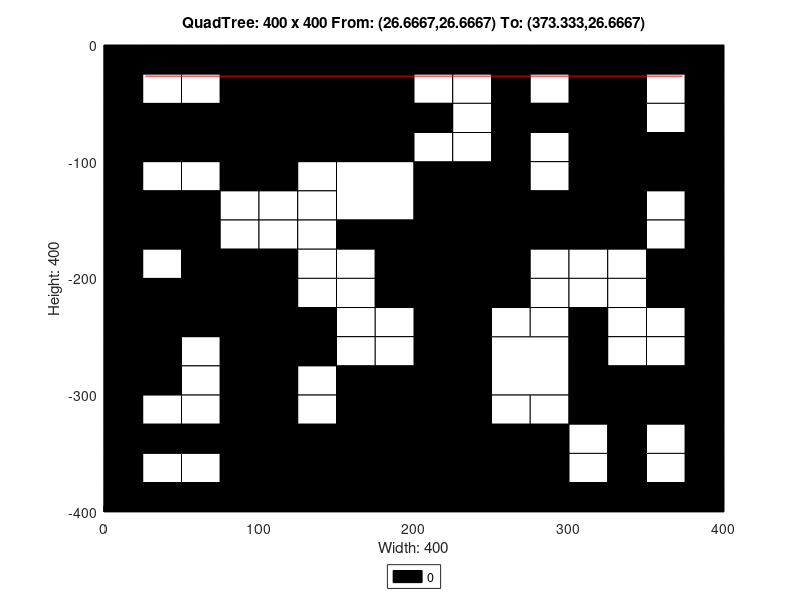

The MATLAB script that drew this image:
axis([0 400 -400 0]);
title('QuadTree: 400 x 400 From: (26.6667,26.6667) To: (373.333,26.6667)');
xlabel('Width: 400');
ylabel('Height: 400');
rectangle('Position',[100 -100 100 100], 'FaceColor',[0 0 0]);
rectangle('Position',[0 -100 50 50], 'FaceColor',[0 0 0]);
rectangle('Position',[50 -100 50 50], 'FaceColor',[0 0 0]);
rectangle('Position',[150 -150 50 50], 'FaceColor',[1 1 1]);
rectangle('Position',[300 -50 50 50], 'FaceColor',[0 0 0]);
rectangle('Position',[300 -100 50 50], 'FaceColor',[0 0 0]);
rectangle('Position',[200 -150 50 50], 'FaceColor',[0 0 0]);
rectangle('Position',[200 -200 50 50], 'FaceColor',[0 0 0]);
rectangle('Position',[300 -150 50 50], 'FaceColor',[0 0 0]);
rectangle('Position',[0 -250 50 50], 'FaceColor',[0 0 0]);
rectangle('Position',[50 -250 50 50], 'FaceColor',[0 0 0]);
rectangle('Position',[0 -300 50 50], 'FaceColor',[0 0 0]);
rectangle('Position',[150 -350 50 50], 'FaceColor',[0 0 0]);
rectangle('Position',[100 -400 50 50], 'FaceColor',[0 0 0]);
rectangle('Position',[150 -400 50 50], 'FaceColor',[0 0 0]);
rectangle('Position',[200 -250 50 50], 'FaceColor',[0 0 0]);
rectangle('Position',[200 -300 50 50], 'FaceColor',[0 0 0]);
rectangle('Position',[250 -300 50 50], 'FaceColor',[1 1 1]);
rectangle('Position',[200 -350 50 50], 'FaceColor',[0 0 0]);
rectangle('Position',[200 -400 50 50], 'FaceColor',[0 0 0]);
rectangle('Position',[250 -400 50 50], 'FaceColor',[0 0 0]);
rectangle('Position',[0 -25 25 25], 'FaceColor',[0 0 0]);
rectangle('Position',[25 -25 25 25], 'FaceColor',[0 0 0]);
rectangle('Position',[0 -50 25 25], 'FaceColor',[0 0 0]);
rectangle('Position',[25 -50 25 25], 'FaceColor',[1 1 1]);
rectangle('Position',[50 -25 25 25], 'FaceColor',[0 0 0]);
rectangle('Position',[75 -25 25 25], 'FaceColor',[0 0 0]);
rectangle('Position',[50 -50 25 25], 'FaceColor',[1 1 1]);
rectangle('Position',[75 -50 25 25], 'FaceColor',[0 0 0]);
rectangle('Position',[0 -125 25 25], 'FaceColor',[0 0 0]);
rectangle('Position',[25 -125 25 25], 'FaceColor',[1 1 1]);
rectangle('Position',[0 -150 25 25], 'FaceColor',[0 0 0]);
rectangle('Position',[25 -150 25 25], 'FaceColor',[0 0 0]);
rectangle('Position',[50 -125 25 25], 'FaceColor',[1 1 1]);
rectangle('Position',[75 -125 25 25], 'FaceColor',[0 0 0]);
rectangle('Position',[50 -150 25 25], 'FaceColor',[0 0 0]);
rectangle('Position',[75 -150 25 25], 'FaceColor',[1 1 1]);
rectangle('Position',[0 -175 25 25], 'FaceColor',[0 0 0]);
rectangle('Position',[25 -175 25 25], 'FaceColor',[0 0 0]);
rectangle('Position',[0 -200 25 25], 'FaceColor',[0 0 0]);
rectangle('Position',[25 -200 25 25], 'FaceColor',[1 1 1]);
rectangle('Position',[50 -175 25 25], 'FaceColor',[0 0 0]);
rectangle('Position',[75 -175 25 25], 'FaceColor',[1 1 1]);
rectangle('Position',[50 -200 25 25], 'FaceColor',[0 0 0]);
rectangle('Position',[75 -200 25 25], 'FaceColor',[0 0 0]);
rectangle('Position',[100 -125 25 25], 'FaceColor',[0 0 0]);
rectangle('Position',[125 -125 25 25], 'FaceColor',[1 1 1]);
rectangle('Position',[100 -150 25 25], 'FaceColor',[1 1 1]);
rectangle('Position',[125 -150 25 25], 'FaceColor',[1 1 1]);
rectangle('Position',[100 -175 25 25], 'FaceColor',[1 1 1]);
rectangle('Position',[125 -175 25 25], 'FaceColor',[1 1 1]);
rectangle('Position',[100 -200 25 25], 'FaceColor',[0 0 0]);
rectangle('Position',[125 -200 25 25], 'FaceColor',[1 1 1]);
rectangle('Position',[150 -175 25 25], 'FaceColor',[0 0 0]);
rectangle('Position',[175 -175 25 25], 'FaceColor',[0 0 0]);
rectangle('Position',[150 -200 25 25], 'FaceColor',[1 1 1]);
rectangle('Position',[175 -200 25 25], 'FaceColor',[0 0 0]);
rectangle('Position',[200 -25 25 25], 'FaceColor',[0 0 0]);
rectangle('Position',[225 -25 25 25], 'FaceColor',[0 0 0]);
rectangle('Position',[200 -50 25 25], 'FaceColor',[1 1 1]);
rectangle('Position',[225 -50 25 25], 'FaceColor',[1 1 1]);
rectangle('Position',[250 -25 25 25], 'FaceColor',[0 0 0]);
rectangle('Position',[275 -25 25 25], 'FaceColor',[0 0 0]);
rectangle('Position',[250 -50 25 25], 'FaceColor',[0 0 0]);
rectangle('Position',[275 -50 25 25], 'FaceColor',[1 1 1]);
rectangle('Position',[200 -75 25 25], 'FaceColor',[0 0 0]);
rectangle('Position',[225 -75 25 25], 'FaceColor',[1 1 1]);
rectangle('Position',[200 -100 25 25], 'FaceColor',[1 1 1]);
rectangle('Position',[225 -100 25 25], 'FaceColor',[1 1 1]);
rectangle('Position',[250 -75 25 25], 'FaceColor',[0 0 0]);
rectangle('Position',[275 -75 25 25], 'FaceColor',[0 0 0]);
rectangle('Position',[250 -100 25 25], 'FaceColor',[0 0 0]);
rectangle('Position',[275 -100 25 25], 'FaceColor',[1 1 1]);
rectangle('Position',[350 -25 25 25], 'FaceColor',[0 0 0]);
rectangle('Position',[375 -25 25 25], 'FaceColor',[0 0 0]);
rectangle('Position',[350 -50 25 25], 'FaceColor',[1 1 1]);
rectangle('Position',[375 -50 25 25], 'FaceColor',[0 0 0]);
rectangle('Position',[350 -75 25 25], 'FaceColor',[1 1 1]);
rectangle('Position',[375 -75 25 25], 'FaceColor',[0 0 0]);
rectangle('Position',[350 -100 25 25], 'FaceColor',[0 0 0]);
rectangle('Position',[375 -100 25 25], 'FaceColor',[0 0 0]);
rectangle('Position',[250 -125 25 25], 'FaceColor',[0 0 0]);
rectangle('Position',[275 -125 25 25], 'FaceColor',[1 1 1]);
rectangle('Position',[250 -150 25 25], 'FaceColor',[0 0 0]);
rectangle('Position',[275 -150 25 25], 'FaceColor',[0 0 0]);
rectangle('Position',[250 -175 25 25], 'FaceColor',[0 0 0]);
rectangle('Position',[275 -175 25 25], 'FaceColor',[0 0 0]);
rectangle('Position',[250 -200 25 25], 'FaceColor',[0 0 0]);
rectangle('Position',[275 -200 25 25], 'FaceColor',[1 1 1]);
rectangle('Position',[350 -125 25 25], 'FaceColor',[0 0 0]);
rectangle('Position',[375 -125 25 25], 'FaceColor',[0 0 0]);
rectangle('Position',[350 -150 25 25], 'FaceColor',[1 1 1]);
rectangle('Position',[375 -150 25 25], 'FaceColor',[0 0 0]);
rectangle('Position',[300 -175 25 25], 'FaceColor',[0 0 0]);
rectangle('Position',[325 -175 25 25], 'FaceColor',[0 0 0]);
rectangle('Position',[300 -200 25 25], 'FaceColor',[1 1 1]);
rectangle('Position',[325 -200 25 25], 'FaceColor',[1 1 1]);
rectangle('Position',[350 -175 25 25], 'FaceColor',[1 1 1]);
rectangle('Position',[375 -175 25 25], 'FaceColor',[0 0 0]);
rectangle('Position',[350 -200 25 25], 'FaceColor',[0 0 0]);
rectangle('Position',[375 -200 25 25], 'FaceColor',[0 0 0]);
rectangle('Position',[50 -275 25 25], 'FaceColor',[1 1 1]);
rectangle('Position',[75 -275 25 25], 'FaceColor',[0 0 0]);
rectangle('Position',[50 -300 25 25], 'FaceColor',[1 1 1]);
rectangle('Position',[75 -300 25 25], 'FaceColor',[0 0 0]);
rectangle('Position',[100 -225 25 25], 'FaceColor',[0 0 0]);
rectangle('Position',[125 -225 25 25], 'FaceColor',[1 1 1]);
rectangle('Position',[100 -250 25 25], 'FaceColor',[0 0 0]);
rectangle('Position',[125 -250 25 25], 'FaceColor',[0 0 0]);
rectangle('Position',[150 -225 25 25], 'FaceColor',[1 1 1]);
rectangle('Position',[175 -225 25 25], 'FaceColor',[0 0 0]);
rectangle('Position',[150 -250 25 25], 'FaceColor',[1 1 1]);
rectangle('Position',[175 -250 25 25], 'FaceColor',[1 1 1]);
rectangle('Position',[100 -275 25 25], 'FaceColor',[0 0 0]);
rectangle('Position',[125 -275 25 25], 'FaceColor',[0 0 0]);
rectangle('Position',[100 -300 25 25], 'FaceColor',[0 0 0]);
rectangle('Position',[125 -300 25 25], 'FaceColor',[1 1 1]);
rectangle('Position',[150 -275 25 25], 'FaceColor',[1 1 1]);
rectangle('Position',[175 -275 25 25], 'FaceColor',[1 1 1]);
rectangle('Position',[150 -300 25 25], 'FaceColor',[0 0 0]);
rectangle('Position',[175 -300 25 25], 'FaceColor',[0 0 0]);
rectangle('Position',[0 -325 25 25], 'FaceColor',[0 0 0]);
rectangle('Position',[25 -325 25 25], 'FaceColor',[1 1 1]);
rectangle('Position',[0 -350 25 25], 'FaceColor',[0 0 0]);
rectangle('Position',[25 -350 25 25], 'FaceColor',[0 0 0]);
rectangle('Position',[50 -325 25 25], 'FaceColor',[1 1 1]);
rectangle('Position',[75 -325 25 25], 'FaceColor',[0 0 0]);
rectangle('Position',[50 -350 25 25], 'FaceColor',[0 0 0]);
rectangle('Position',[75 -350 25 25], 'FaceColor',[0 0 0]);
rectangle('Position',[0 -375 25 25], 'FaceColor',[0 0 0]);
rectangle('Position',[25 -375 25 25], 'FaceColor',[1 1 1]);
rectangle('Position',[0 -400 25 25], 'FaceColor',[0 0 0]);
rectangle('Position',[25 -400 25 25], 'FaceColor',[0 0 0]);
rectangle('Position',[50 -375 25 25], 'FaceColor',[1 1 1]);
rectangle('Position',[75 -375 25 25], 'FaceColor',[0 0 0]);
rectangle('Position',[50 -400 25 25], 'FaceColor',[0 0 0]);
rectangle('Position',[75 -400 25 25], 'FaceColor',[0 0 0]);
rectangle('Position',[100 -325 25 25], 'FaceColor',[0 0 0]);
rectangle('Position',[125 -325 25 25], 'FaceColor',[1 1 1]);
rectangle('Position',[100 -350 25 25], 'FaceColor',[0 0 0]);
rectangle('Position',[125 -350 25 25], 'FaceColor',[0 0 0]);
rectangle('Position',[250 -225 25 25], 'FaceColor',[0 0 0]);
rectangle('Position',[275 -225 25 25], 'FaceColor',[1 1 1]);
rectangle('Position',[250 -250 25 25], 'FaceColor',[1 1 1]);
rectangle('Position',[275 -250 25 25], 'FaceColor',[1 1 1]);
rectangle('Position',[300 -225 25 25], 'FaceColor',[1 1 1]);
rectangle('Position',[325 -225 25 25], 'FaceColor',[1 1 1]);
rectangle('Position',[300 -250 25 25], 'FaceColor',[0 0 0]);
rectangle('Position',[325 -250 25 25], 'FaceColor',[1 1 1]);
rectangle('Position',[350 -225 25 25], 'FaceColor',[0 0 0]);
rectangle('Position',[375 -225 25 25], 'FaceColor',[0 0 0]);
rectangle('Position',[350 -250 25 25], 'FaceColor',[1 1 1]);
rectangle('Position',[375 -250 25 25], 'FaceColor',[0 0 0]);
rectangle('Position',[300 -275 25 25], 'FaceColor',[0 0 0]);
rectangle('Position',[325 -275 25 25], 'FaceColor',[1 1 1]);
rectangle('Position',[300 -300 25 25], 'FaceColor',[0 0 0]);
rectangle('Position',[325 -300 25 25], 'FaceColor',[0 0 0]);
rectangle('Position',[350 -275 25 25], 'FaceColor',[1 1 1]);
rectangle('Position',[375 -275 25 25], 'FaceColor',[0 0 0]);
rectangle('Position',[350 -300 25 25], 'FaceColor',[0 0 0]);
rectangle('Position',[375 -300 25 25], 'FaceColor',[0 0 0]);
rectangle('Position',[250 -325 25 25], 'FaceColor',[1 1 1]);
rectangle('Position',[275 -325 25 25], 'FaceColor',[1 1 1]);
rectangle('Position',[250 -350 25 25], 'FaceColor',[0 0 0]);
rectangle('Position',[275 -350 25 25], 'FaceColor',[0 0 0]);
rectangle('Position',[300 -325 25 25], 'FaceColor',[0 0 0]);
rectangle('Position',[325 -325 25 25], 'FaceColor',[0 0 0]);
rectangle('Position',[300 -350 25 25], 'FaceColor',[1 1 1]);
rectangle('Position',[325 -350 25 25], 'FaceColor',[0 0 0]);
rectangle('Position',[350 -325 25 25], 'FaceColor',[0 0 0]);
rectangle('Position',[375 -325 25 25], 'FaceColor',[0 0 0]);
rectangle('Position',[350 -350 25 25], 'FaceColor',[1 1 1]);
rectangle('Position',[375 -350 25 25], 'FaceColor',[0 0 0]);
rectangle('Position',[300 -375 25 25], 'FaceColor',[1 1 1]);
rectangle('Position',[325 -375 25 25], 'FaceColor',[0 0 0]);
rectangle('Position',[300 -400 25 25], 'FaceColor',[0 0 0]);
rectangle('Position',[325 -400 25 25], 'FaceColor',[0 0 0]);
rectangle('Position',[350 -375 25 25], 'FaceColor',[1 1 1]);
rectangle('Position',[375 -375 25 25], 'FaceColor',[0 0 0]);
rectangle('Position',[350 -400 25 25], 'FaceColor',[0 0 0]);
rectangle('Position',[375 -400 25 25], 'FaceColor',[0 0 0]);
X=[373.333,26.6667];
Y=[-26.6667,-26.6667];
hold on;
plot(X,Y,'r');
legend('0','Location','southoutside');
